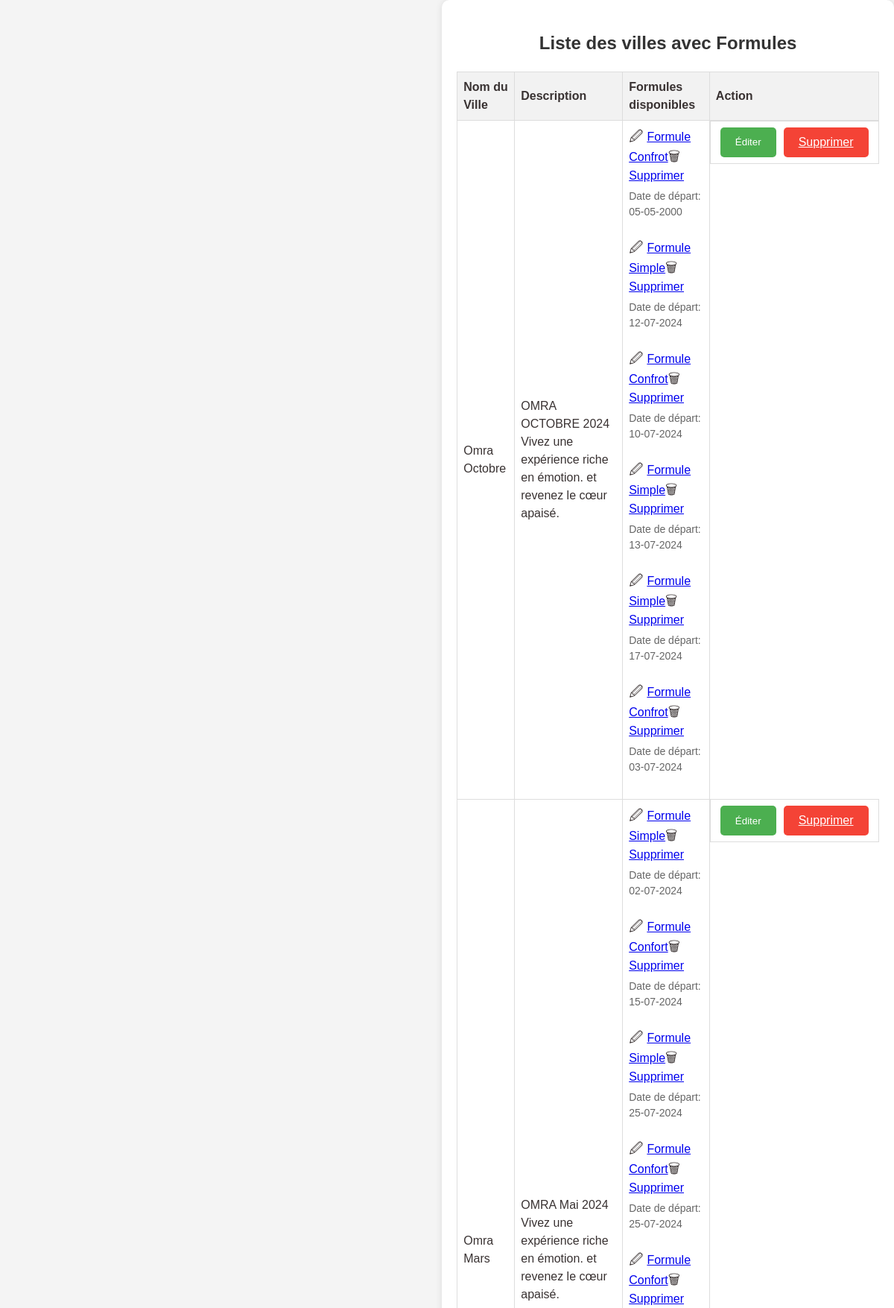
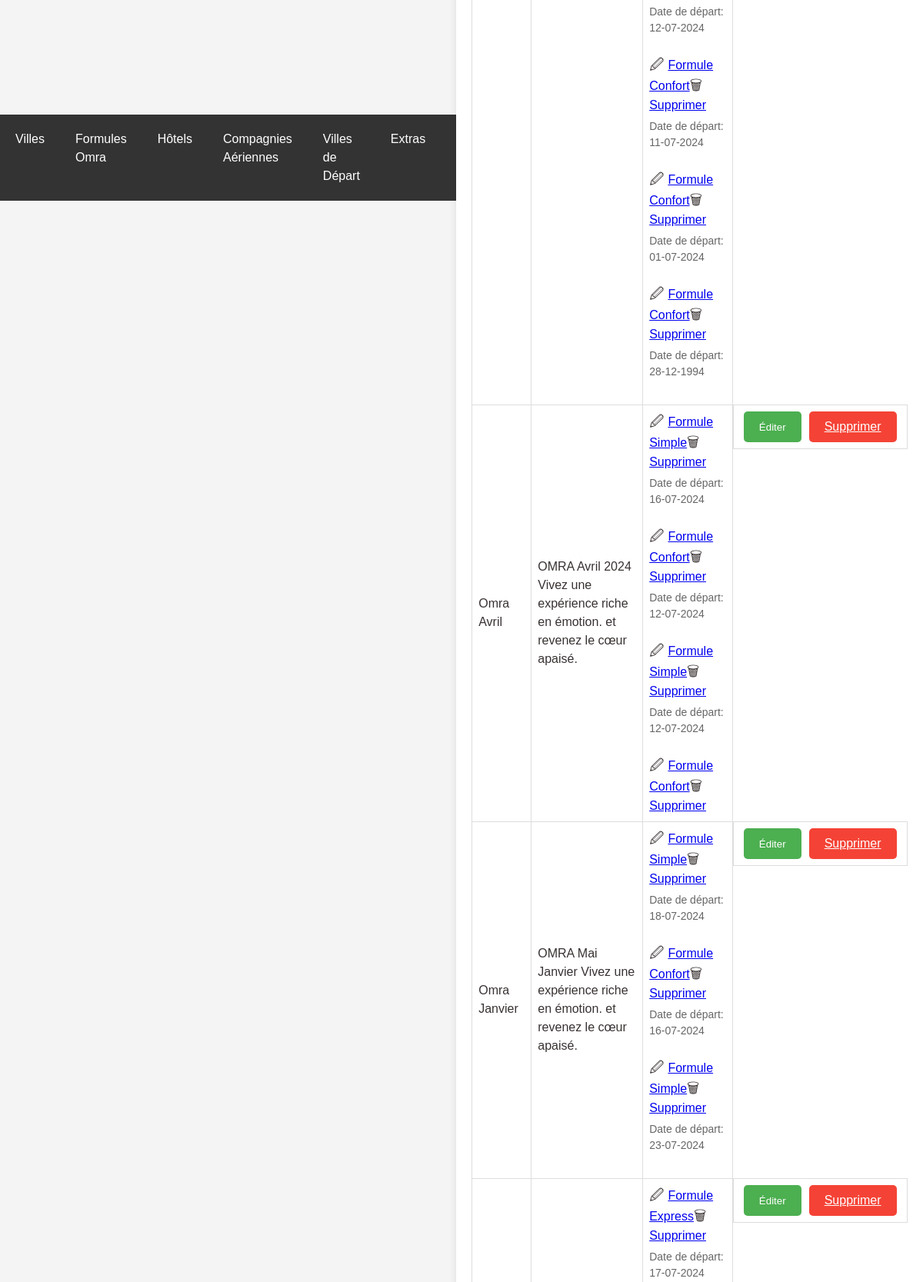
Screenshot of /omrapackage.php (upper part) with the database file from the repository (2 pictures, top to bottom).
### tables this page shows
CREATE TABLE `omra_packages` (
  `id` int(11) NOT NULL,
  `nom` varchar(255) NOT NULL,
  `description` text NOT NULL,
  `photo` varchar(255) NOT NULL
);

CREATE TABLE `formules` (
  `id` int(11) NOT NULL,
  `package_id` int(11) NOT NULL,
  `nom` varchar(255) NOT NULL,
  `date_depart` date DEFAULT NULL,
  `statut` enum('activé','désactivé') NOT NULL,
  `duree_sejour` varchar(255) NOT NULL,
  `prix_chambre_quadruple` decimal(10,2) NOT NULL,
  `prix_chambre_triple` decimal(10,2) NOT NULL,
  `prix_chambre_double` decimal(10,2) NOT NULL,
  `prix_chambre_single` decimal(10,2) NOT NULL,
  `child_discount` decimal(10,2) NOT NULL,
  `prix_bebe` decimal(10,2) NOT NULL,
  `prix_chambre_quadruple_promo` decimal(10,2) NOT NULL,
  `prix_chambre_triple_promo` decimal(10,2) NOT NULL,
  `prix_chambre_double_promo` decimal(10,2) NOT NULL,
  `prix_chambre_single_promo` decimal(10,2) NOT NULL,
  `description` text NOT NULL,
  `type_id` int(11) DEFAULT NULL
);

CREATE TABLE `type_formule_omra` (
  `id` int(11) NOT NULL,
  `nom` varchar(255) NOT NULL,
  `formule_parent_id` int(11) DEFAULT NULL
);

### omrapackage.php (the view, shortened to what this page needs)
<!DOCTYPE html>
<html lang="fr">
<head>
    <link rel="stylesheet" href="styles.css">
</head>
<body>
    <?php include 'header.php'; ?>
    <div class="container">
        <h2 class="text-center">Liste des villes avec Formules</h2>
        <table>
            <thead>
                <tr>
                    <th>Nom du Ville</th>
                    <th>Description</th>
                    <th>Formules disponibles</th>
                    <th>Action</th>
                </tr>
            </thead>
            <tbody>
                <?php
                include 'db.php';
                $sql_packages = "SELECT * FROM omra_packages";
                $result_packages = mysqli_query($conn, $sql_packages);
                if (mysqli_num_rows($result_packages) > 0) {
                    while ($row_package = mysqli_fetch_assoc($result_packages)) {
                        echo "<tr>";
                        echo "<td>" . $row_package['nom'] . "</td>";
                        echo "<td>" . $row_package['description'] . "</td>";
                        $package_id = $row_package['id'];
                        $sql_formules = "SELECT formules.*, type_formule_omra.nom as type_nom
                                     FROM formules
                                     JOIN type_formule_omra ON formules.type_id = type_formule_omra.id
                                     WHERE package_id = $package_id";
                        $result_formules = mysqli_query($conn, $sql_formules);
                        if (mysqli_num_rows($result_formules) > 0) {
                            echo "<td>";
                            while ($row_formule = mysqli_fetch_assoc($result_formules)) {
                                echo "<span class='icon'>&#128393;</span><a href='edit_formule.php?id=" . $row_formule['id'] . "'>" . $row_formule['type_nom'] . "</a>";
                                echo "<span class='icon'>&#128465;</span><a href='delete_formule.php?id=" . $row_formule['id'] . "' onclick=\"return confirm('Êtes-vous sûr de vouloir supprimer cette formule?')\">Supprimer</a>";
                                if (!empty($row_formule['date_depart'])) {
                                    $date_depart_formattee = date('d-m-Y', strtotime($row_formule['date_depart']));
                                    echo "<br><span class='indicator'>Date de départ: " . $date_depart_formattee . "</span>";
                                }
                                echo "<br>";
                            }
                            echo "</td>";
                        } else {
                            echo "<td>Aucune formule disponible pour ce package.</td>";
                        }
                        echo "<td class='btn-group'>";
                        echo "<button class='btn btn-edit' onclick=\"window.location.href='edit_package.php?id=" . $package_id . "'\">Éditer</button>";
                        echo "<a class='btn btn-delete' href='delete_package.php?id=" . $package_id . "' onclick=\"return confirm('Êtes-vous sûr de vouloir supprimer ce package?')\">Supprimer</a>";
                        echo "</td>";
                        echo "</tr>";
                    }
                } else {
                    echo "<tr><td colspan='4'>Aucun package Omra disponible pour le moment.</td></tr>";
                }
                ?>
            </tbody>
        </table>
    </div>
</body>
</html>

### css/styles.css (style rules this page uses)
body { font-family: 'Lexend', sans-serif; line-height: 1.5; min-height: 100vh; display: flex; align-items: center; justify-content: center; color: #393232; background-color: #f7f7f7; }
.btn-group { display: flex; justify-content: space-between; }
.btn-group { margin-top: auto; }

### omrapackage.php (style rules this page uses)
body { font-family: Arial, sans-serif; background-color: #f4f4f4; margin: 0; padding: 0; box-sizing: border-box; }
.container { width: 90%; margin: auto; background-color: #fff; padding: 20px; border-radius: 10px; box-shadow: 0 0 10px rgba(0, 0, 0, 0.1); }
h2 { text-align: center; color: #333; }
table { width: 100%; border-collapse: collapse; }
th, td { border: 1px solid #ddd; padding: 8px; text-align: left; }
th { background-color: #f2f2f2; }
.btn-group { text-align: center; }
.btn { padding: 8px 20px; margin: 0 5px; border: none; border-radius: 5px; cursor: pointer; }
.btn-edit { background-color: #4CAF50; color: white; }
.btn-delete { background-color: #f44336; color: white; }
.icon { font-size: 18px; margin-right: 5px; }
.indicator { display: block; font-size: 14px; color: #666; margin-top: 5px; }

### header.php (style rules this page uses)
body { font-family: Arial, sans-serif; background-color: #f4f4f4; margin: 0; padding: 0; box-sizing: border-box; }

### rows the page displays
omra_packages: nom "Omra Octobre", description "OMRA OCTOBRE 2024 Vivez une expérience riche en émotion. et revenez le cœur apaisé."
formules: type.nom "Formule Confrot", date_depart "05-05-2000"
formules: type.nom "Formule Simple", date_depart "12-07-2024"
formules: type.nom "Formule Confrot", date_depart "10-07-2024"
formules: type.nom "Formule Simple", date_depart "13-07-2024"
formules: type.nom "Formule Simple", date_depart "17-07-2024"
formules: type.nom "Formule Confrot", date_depart "03-07-2024"
omra_packages: nom "Omra Mars", description "OMRA Mai 2024 Vivez une expérience riche en émotion. et revenez le cœur apaisé."
formules: type.nom "Formule Simple", date_depart "02-07-2024"
formules: type.nom "Formule Confort", date_depart "15-07-2024"
formules: type.nom "Formule Simple", date_depart "25-07-2024"
formules: type.nom "Formule Confort", date_depart "25-07-2024"
formules: type.nom "Formule Confort", date_depart "12-07-2024"
formules: type.nom "Formule Confort", date_depart "11-07-2024"
formules: type.nom "Formule Confort", date_depart "01-07-2024"
formules: type.nom "Formule Confort", date_depart "28-12-1994"
omra_packages: nom "Omra Avril", description "OMRA Avril 2024 Vivez une expérience riche en émotion. et revenez le cœur apaisé."
formules: type.nom "Formule Simple", date_depart "16-07-2024"
formules: type.nom "Formule Confort", date_depart "12-07-2024"
formules: type.nom "Formule Simple", date_depart "12-07-2024"
formules: type.nom "Formule Confort"
omra_packages: nom "Omra Janvier", description "OMRA Mai Janvier Vivez une expérience riche en émotion. et revenez le cœur apaisé."
formules: type.nom "Formule Simple", date_depart "18-07-2024"
formules: type.nom "Formule Confort", date_depart "16-07-2024"
formules: type.nom "Formule Simple", date_depart "23-07-2024"
formules: type.nom "Formule Express", date_depart "17-07-2024"
